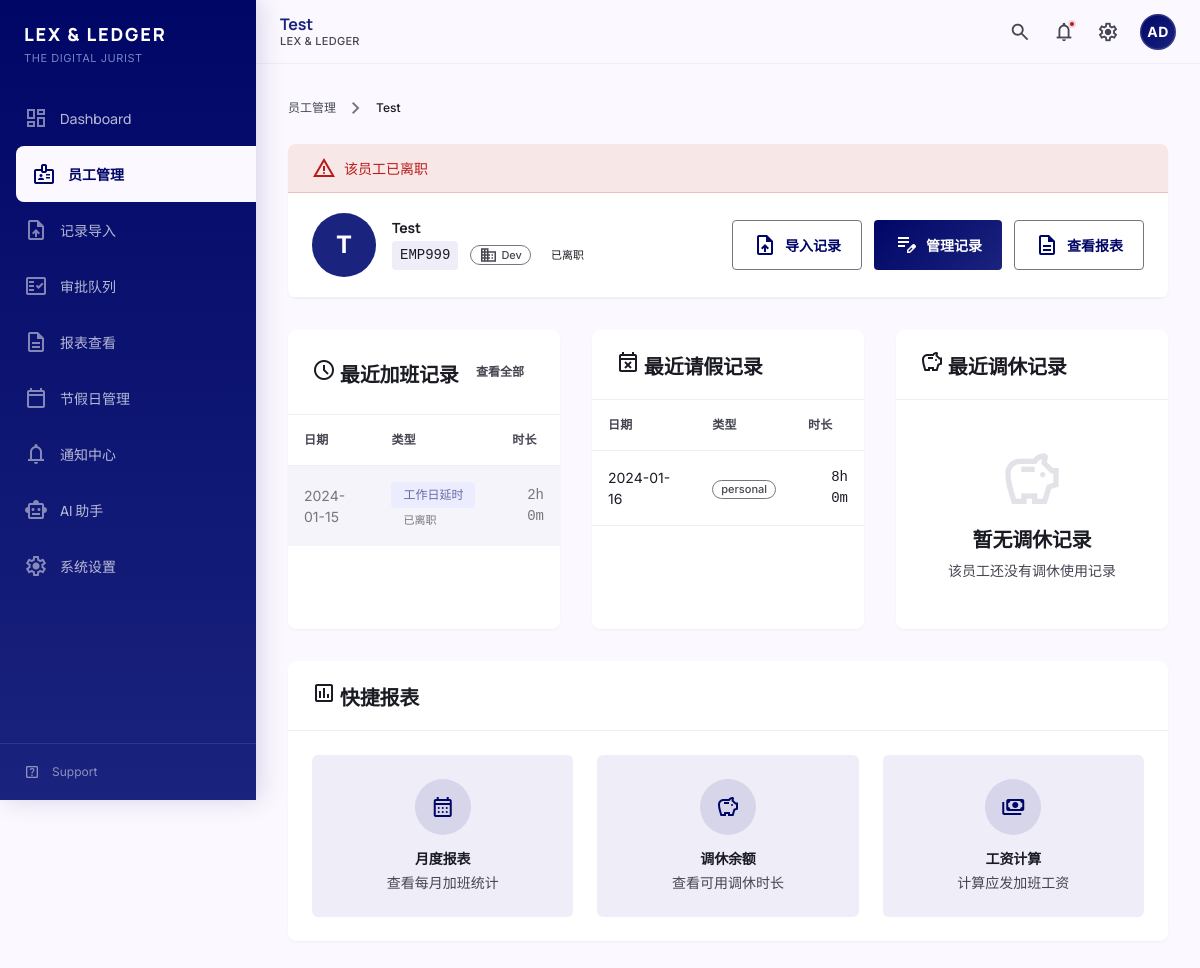
The app's page /employees/EMP999/?next=/employees/ with its own data.
### tables this page shows
CREATE TABLE employees (
            id INTEGER PRIMARY KEY AUTOINCREMENT,
            employee_id TEXT NOT NULL UNIQUE,
            name TEXT NOT NULL,
            department TEXT,
            is_active INTEGER DEFAULT 1,
            created_at TIMESTAMP DEFAULT CURRENT_TIMESTAMP,
            updated_at TIMESTAMP DEFAULT CURRENT_TIMESTAMP
        );

CREATE TABLE overtime_records (
            id INTEGER PRIMARY KEY AUTOINCREMENT,
            employee_id TEXT NOT NULL,
            work_date DATE NOT NULL,
            overtime_type TEXT CHECK(overtime_type IN ('weekday_morning', 'weekday_lunch', 'weekday_evening', 'weekend', 'holiday')),
            duration_hours INTEGER NOT NULL CHECK(duration_hours >= 0),
            duration_minutes INTEGER NOT NULL
                CHECK(duration_minutes >= 0 AND duration_minutes < 60),
            total_minutes INTEGER NOT NULL CHECK(total_minutes > 0),
            description TEXT,
            raw_text TEXT,
            source_import_id INTEGER,
            employment_status TEXT DEFAULT 'active'
                CHECK(employment_status IN ('active', 'inactive')),
            created_at TIMESTAMP DEFAULT CURRENT_TIMESTAMP,
            updated_at TIMESTAMP DEFAULT CURRENT_TIMESTAMP,
            FOREIGN KEY (employee_id) REFERENCES employees(employee_id)
        );

CREATE TABLE leave_records (
            id INTEGER PRIMARY KEY AUTOINCREMENT,
            employee_id TEXT NOT NULL,
            leave_date DATE NOT NULL,
            leave_type TEXT CHECK(leave_type IN ('personal', 'sick', 'annual', 'other')),
            duration_hours INTEGER NOT NULL CHECK(duration_hours >= 0),
            duration_minutes INTEGER NOT NULL
                CHECK(duration_minutes >= 0 AND duration_minutes < 60),
            total_minutes INTEGER NOT NULL CHECK(total_minutes > 0),
            description TEXT,
            raw_text TEXT,
            source_import_id INTEGER,
            created_at TIMESTAMP DEFAULT CURRENT_TIMESTAMP,
            updated_at TIMESTAMP DEFAULT CURRENT_TIMESTAMP,
            FOREIGN KEY (employee_id) REFERENCES employees(employee_id)
        );

### src/web/routes/employees.py (the view)
@bp.route('/<employee_id>/')
def employee_detail(employee_id):
    conn = get_db()
    cursor = conn.cursor()
    employee = None
    overtime_records = []
    leave_records = []
    comp_off_records = []
    try:
        cursor.execute("SELECT * FROM employees WHERE employee_id = ?", (employee_id,))
        row = cursor.fetchone()
        if row:
            employee = dict(row)
            cursor.execute("""
                SELECT * FROM overtime_records
                WHERE employee_id = ?
                ORDER BY work_date DESC
                LIMIT 10
            """, (employee_id,))
            overtime_records = [dict(row) for row in cursor.fetchall()]
            cursor.execute("""
                SELECT * FROM leave_records
                WHERE employee_id = ?
                ORDER BY leave_date DESC
                LIMIT 10
            """, (employee_id,))
            leave_records = [dict(row) for row in cursor.fetchall()]
            cursor.execute("""
                SELECT * FROM comp_off_usage_records
                WHERE employee_id = ?
                ORDER BY usage_date DESC
                LIMIT 10
            """, (employee_id,))
            comp_off_records = [dict(row) for row in cursor.fetchall()]
            logger.info(f"查询员工详情: {employee_id}, 加班 {len(overtime_records)} 条, 请假 {len(leave_records)} 条, 调休 {len(comp_off_records)} 条")
        else:
            logger.warning(f"员工不存在: {employee_id}")
            flash('员工不存在', 'error')
    except sqlite3.Error as e:
        logger.error(f"查询员工详情失败: {e}")
        flash('查询失败', 'error')
    finally:
        conn.close()
    return render_template(
        'employee_detail.html',
        employee=employee,
        overtime_records=overtime_records,
        leave_records=leave_records,
        comp_off_records=comp_off_records
    )

### src/web/templates/employee_detail.html (shortened to what this page needs)
{% extends "base.html" %}
{% block page_title %}{{ employee.name if employee else '未知员工' }}{% endblock %}
{% from "components/modal.html" import confirm_modal with context %}
{% block content %}
<div class="page-container">
    <nav class="breadcrumb mb-6">
        <a href="{{ url_for('employees.list_employees') }}">员工管理</a>
        <span class="breadcrumb-separator material-symbols-outlined">chevron_right</span>
        <span class="breadcrumb-current">{{ employee.name if employee else '未知' }}</span>
    </nav>
    {% if employee %}
    <div class="content-card mb-8">
        {% if employee.is_active == 0 %}
        <div class="bg-error/10 text-error px-6 py-3 border-b border-error/20">
            <div class="flex items-center gap-2">
                <span class="material-symbols-outlined">warning</span>
                <span class="font-medium">该员工已离职</span>
            </div>
        </div>
        {% endif %}
        <div class="content-card-header">
            <div class="flex items-center gap-4">
                <div class="w-16 h-16 rounded-full bg-primary-container flex items-center justify-center text-white text-2xl font-bold">
                    {{ employee.name[0] if employee.name else '?' }}
                </div>
                <div>
                    <h2 class="text-headline-sm font-headline font-bold text-on-surface">{{ employee.name }}</h2>
                    <div class="flex items-center gap-3 mt-1">
                        <code class="font-mono text-label-md bg-surface-container px-2 py-1 rounded">{{ employee.employee_id }}</code>
                        {% if employee.department %}
                        <span class="badge badge-outline">
                            <span class="material-symbols-outlined icon-sm">business</span>
                            {{ employee.department }}
                        </span>
                        {% endif %}
                        {% if employee.is_active == 0 %}
                        <span class="badge badge-error">已离职</span>
                        {% endif %}
                    </div>
                </div>
            </div>
            <div class="flex gap-3">
                <a href="{{ url_for('records.import_for_employee', employee_id=employee.employee_id) }}"
                   class="btn btn-secondary">
                    <span class="material-symbols-outlined">upload_file</span>
                    导入记录
                </a>
                <a href="{{ url_for('employees.employee_records', employee_id=employee.employee_id) }}?next={{ url_for('employees.employee_detail', employee_id=employee.employee_id) | urlencode }}"
                   class="btn btn-primary">
                    <span class="material-symbols-outlined">edit_note</span>
                    管理记录
                </a>
                <a href="{{ url_for('reports.monthly_report', employee_id=employee.employee_id, year=2024, month=1) }}?next={{ url_for('employees.employee_detail', employee_id=employee.employee_id) | urlencode }}"
                   class="btn btn-secondary">
                    <span class="material-symbols-outlined">description</span>
                    查看报表
                </a>
            </div>
        </div>
    </div>
    <div class="grid grid-cols-1 lg:grid-cols-3 gap-8 mb-8">
        <div class="content-card">
            <div class="content-card-header">
                <h5 class="content-card-title">
                    <span class="material-symbols-outlined inline-icon">schedule</span>
                    最近加班记录
                </h5>
                <a href="{{ url_for('reports.monthly_report', employee_id=employee.employee_id, year=2024, month=1) }}?next={{ url_for('employees.employee_detail', employee_id=employee.employee_id) | urlencode }}"
                   class="btn btn-ghost btn-sm">
                    查看全部
                </a>
            </div>
            <div class="content-card-body p-0">
                {% if overtime_records %}
                <div class="data-table-wrapper">
                    <table class="data-table">
                        <thead>
                            <tr>
                                <th>日期</th>
                                <th>类型</th>
                                <th class="text-right">时长</th>
                            </tr>
                        </thead>
                        <tbody>
                            {% for record in overtime_records %}
                            <tr class="{% if record.employment_status == 'inactive' %}opacity-60 bg-surface-container{% endif %}">
                                <td>{{ record.work_date }}</td>
                                <td>
                                    {% if record.overtime_type == 'holiday' %}
                                    <span class="chip chip-error">法定节假日</span>
                                    {% elif record.overtime_type == 'weekend' %}
                                    <span class="chip chip-warning">周末</span>
                                    {% else %}
                                    <span class="chip chip-info">工作日延时</span>
                                    {% endif %}
                                    {% if record.employment_status == 'inactive' %}
                                    <span class="badge badge-error ml-1">已离职</span>
                                    {% endif %}
                                </td>
                                <td class="numeric font-mono">
                                    {{ record.duration_hours }}h {{ record.duration_minutes }}m
                                </td>
                            </tr>
                            {% endfor %}
                        </tbody>
                    </table>
                </div>
                {% else %}
                <div class="empty-state py-12">
                    <span class="material-symbols-outlined empty-state-icon">schedule</span>
                    <h3 class="empty-state-title">暂无加班记录</h3>
                    <p class="empty-state-description">该员工还没有导入加班记录</p>
                </div>
                {% endif %}
            </div>
        </div>
        <div class="content-card">
            <div class="content-card-header">
                <h5 class="content-card-title">
                    <span class="material-symbols-outlined inline-icon">event_busy</span>
                    最近请假记录
                </h5>
            </div>
            <div class="content-card-body p-0">
                {% if leave_records %}
                <div class="data-table-wrapper">
                    <table class="data-table">
                        <thead>
                            <tr>
                                <th>日期</th>
                                <th>类型</th>
                                <th class="text-right">时长</th>
                            </tr>
                        </thead>
                        <tbody>
                            {% for record in leave_records %}
                            <tr>
                                <td>{{ record.leave_date }}</td>
                                <td>
                                    <span class="badge badge-outline">{{ record.leave_type }}</span>
                                </td>
                                <td class="numeric font-mono">
                                    {{ record.duration_hours }}h {{ record.duration_minutes }}m
                                </td>
                            </tr>
                            {% endfor %}
                        </tbody>
                    </table>
                </div>
                {% else %}
                <div class="empty-state py-12">
                    <span class="material-symbols-outlined empty-state-icon">event_busy</span>
                    <h3 class="empty-state-title">暂无请假记录</h3>
                    <p class="empty-state-description">该员工还没有导入请假记录</p>
                </div>
                {% endif %}
            </div>
        </div>
        <div class="content-card">
            <div class="content-card-header">
                <h5 class="content-card-title">
                    <span class="material-symbols-outlined inline-icon">savings</span>
                    最近调休记录
                </h5>
            </div>
            <div class="content-card-body p-0">
                {% if comp_off_records %}
                <div class="data-table-wrapper">
                    <table class="data-table">
                        <thead>
                            <tr>
                                <th>日期</th>
                                <th class="text-right">时长</th>
                                <th>描述</th>
                            </tr>
                        </thead>
                        <tbody>
                            {% for record in comp_off_records %}
                            <tr>
                                <td>{{ record.usage_date }}</td>
                                <td class="numeric font-mono">
                                    {{ record.duration_hours }}h {{ record.duration_minutes }}m
                                </td>
                                <td class="truncate max-w-xs">{{ record.description or '-' }}</td>
                            </tr>
                            {% endfor %}
                        </tbody>
                    </table>
                </div>
                {% else %}
                <div class="empty-state py-12">
                    <span class="material-symbols-outlined empty-state-icon">savings</span>
                    <h3 class="empty-state-title">暂无调休记录</h3>
                    <p class="empty-state-description">该员工还没有调休使用记录</p>
                </div>
                {% endif %}
            </div>
        </div>
    </div>
    <div class="content-card">
        <div class="content-card-header">
            <h5 class="content-card-title">
                <span class="material-symbols-outlined inline-icon">assessment</span>
                快捷报表
            </h5>
        </div>
        <div class="content-card-body">
            <div class="grid grid-cols-1 md:grid-cols-3 gap-6">
                <a href="{{ url_for('reports.monthly_report', employee_id=employee.employee_id, year=2024, month=1) }}?next={{ url_for('employees.employee_detail', employee_id=employee.employee_id) | urlencode }}"
                   class="group bg-surface-container p-6 rounded-md text-center transition-all hover:bg-primary-container hover:text-white">
                    <div class="w-14 h-14 rounded-full bg-primary/10 group-hover:bg-white/20 flex items-center justify-center mx-auto mb-4">
                        <span class="material-symbols-outlined text-primary group-hover:text-white text-2xl">calendar_month</span>
                    </div>
                    <h4 class="font-headline font-bold mb-1">月度报表</h4>
                    <p class="text-body-sm text-on-surface-variant group-hover:text-blue-100/70">查看每月加班统计</p>
                </a>
                <a href="{{ url_for('reports.comp_off_report', employee_id=employee.employee_id) }}?next={{ url_for('employees.employee_detail', employee_id=employee.employee_id) | urlencode }}"
                   class="group bg-surface-container p-6 rounded-md text-center transition-all hover:bg-primary-container hover:text-white">
                    <div class="w-14 h-14 rounded-full bg-primary/10 group-hover:bg-white/20 flex items-center justify-center mx-auto mb-4">
                        <span class="material-symbols-outlined text-primary group-hover:text-white text-2xl">savings</span>
                    </div>
                    <h4 class="font-headline font-bold mb-1">调休余额</h4>
                    <p class="text-body-sm text-on-surface-variant group-hover:text-blue-100/70">查看可用调休时长</p>
                </a>
                <a href="{{ url_for('reports.salary_report', employee_id=employee.employee_id, year=2024, month=1) }}?next={{ url_for('employees.employee_detail', employee_id=employee.employee_id) | urlencode }}"
                   class="group bg-surface-container p-6 rounded-md text-center transition-all hover:bg-primary-container hover:text-white">
                    <div class="w-14 h-14 rounded-full bg-primary/10 group-hover:bg-white/20 flex items-center justify-center mx-auto mb-4">
                        <span class="material-symbols-outlined text-primary group-hover:text-white text-2xl">payments</span>
                    </div>
                    <h4 class="font-headline font-bold mb-1">工资计算</h4>
                    <p class="text-body-sm text-on-surface-variant group-hover:text-blue-100/70">计算应发加班工资</p>
                </a>
            </div>
        </div>
    </div>
    {% endif %}
</div>
{% endblock %}

### records on screen
employees: name "Test", name "T", employee_id "EMP999", department "Dev"
overtime_records: work_date "2024-01-15", overtime_type "工作日延时", employment_status "已离职", duration_hours "2", duration_minutes "0"
leave_records: leave_date "2024-01-16", leave_type "personal", duration_hours "8", duration_minutes "0"
